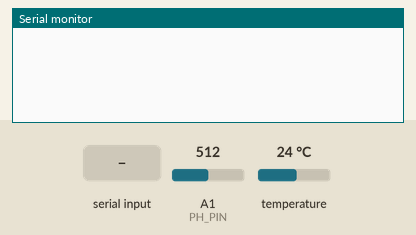
A sketch run on a simulated Arduino Mega 2560, built with avr-gcc and run on an emulated ATmega2560. Shown: the last lines printed to the serial monitor. The inputs (shaded band) are chosen by the test bench; at power-on: temperature 24 °C, A1 (PH_PIN) = 512.

Above: at 1.2 s.
1.3 s: "90,45\n" received over the second serial link
At 4.0 s:
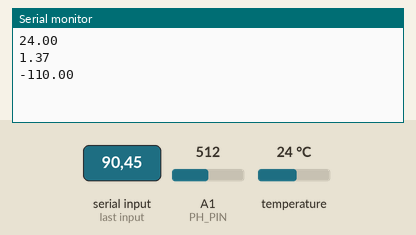
4.3 s: "30,150\n" received over the second serial link
5.8 s: temperature set to 12 °C
At 6.8 s:
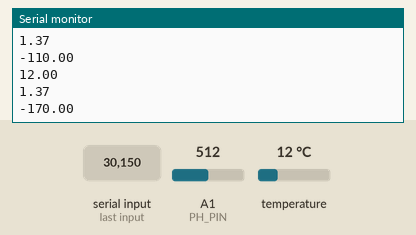
Timing chart, 0 to 8.8 s (numbered marks = the images above; inputs shaded):
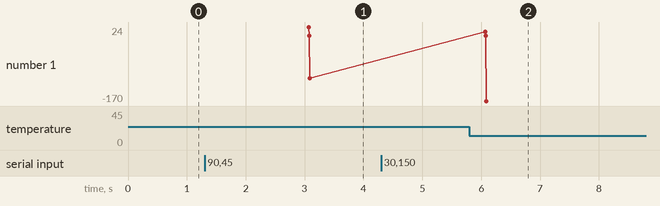

The sketch:

Arduin0_Mega_code.ino
```cpp
#include <OneWire.h>
#include <DallasTemperature.h>                                                                      //define what pin tx is goin to be
#include "DFRobot_PH.h"
#include <EEPROM.h>
#define PH_PIN A1
//Data wire is connected to the Arduino digital pin 44
#define ONE_WIRE_BUS 34
OneWire oneWire(ONE_WIRE_BUS);
DallasTemperature sensors(&oneWire);
DFRobot_PH ph;

float temp,phValue,voltage,orp = 0;

String inputstring = "";                              //a string to hold incoming data from the PC
String sensorstring = "";                             //a string to hold the data from the Atlas Scientific product
boolean input_string_complete = false;                //have we received all the data from the PC
boolean sensor_string_complete = false;               //have we received all the data from the Atlas Scientific product

void setup() {                                        //set up the hardware
  Serial.begin(9600);                                 //set baud rate for the hardware serial port_0 to 9600
  Serial3.begin(9600);      //orp
  Serial1.begin(9600); //esp2866
  sensors.begin();
  ph.begin();
  inputstring.reserve(10);                            //set aside some bytes for receiving data from the PC
  sensorstring.reserve(30);                           //set aside some bytes for receiving data from Atlas Scientific product

}

void serialEvent() {                                  //if the hardware serial port_0 receives a char
  inputstring = Serial.readStringUntil(13);           //read the string until we see a <CR>
  input_string_complete = true;                       //set the flag used to tell if we have received a completed string from the PC
}

void serialEvent3(){
   sensorstring = Serial3.readStringUntil(13);         //read the string until we see a <CR>
  sensor_string_complete = true;
}

void loop() {                                         //here we go...

  if (input_string_complete == true) {                //if a string from the PC has been received in its entirety
    Serial3.print(inputstring);                      //send that string to the Atlas Scientific product
    Serial3.print('\r');                             //add a <CR> to the end of the string
    inputstring = "";                                 //clear the string
    input_string_complete = false;                    //reset the flag used to tell if we have received a completed string from the PC
  }

 if(sensor_string_complete==true){
  sensors.requestTemperatures();
  temp= sensors.getTempCByIndex(0);
  voltage = analogRead(PH_PIN)/1024.0*5000; //read voltage
  phValue = ph.readPH(voltage,temp);
  orp =sensorstring.toFloat();
  orp = orp -200;

  Serial.println(temp);
  Serial.println(phValue);
  Serial.println(orp);

  Serial1.println(temp);
  Serial1.println(phValue);
  Serial1.println(orp);

  sensorstring = "";
  sensor_string_complete = false;
 }
  }
```

Measured:
- after the input at 1.3 s, the serial monitor: prints a new line after 1.8 s (image 1)
- after the input at 5.8 s, the serial monitor: prints a new line after 0.27 s (image 2)
